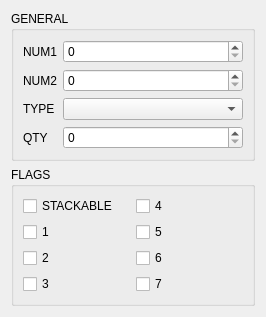
<?xml version="1.0" encoding="UTF-8"?>
<ui version="4.0">
 <class>ImportantTabForm</class>
 <widget class="QWidget" name="ImportantTabForm">
  <property name="windowTitle">
   <string notr="true">Form</string>
  </property>
  <layout class="QVBoxLayout" name="verticalLayout">
   <item>
    <widget class="QGroupBox" name="groupBox_4">
     <property name="title">
      <string>GENERAL</string>
     </property>
     <layout class="QVBoxLayout" name="verticalLayout_2">
      <item>
       <layout class="QFormLayout" name="formLayout">
        <item row="0" column="0">
         <widget class="QLabel" name="num1Label">
          <property name="text">
           <string>NUM1</string>
          </property>
         </widget>
        </item>
        <item row="0" column="1">
         <widget class="QSpinBox" name="num1SB">
          <property name="maximum">
           <number>65535</number>
          </property>
         </widget>
        </item>
        <item row="1" column="0">
         <widget class="QLabel" name="num2Label">
          <property name="text">
           <string>NUM2</string>
          </property>
         </widget>
        </item>
        <item row="1" column="1">
         <widget class="QSpinBox" name="num2SB">
          <property name="maximum">
           <number>65535</number>
          </property>
         </widget>
        </item>
        <item row="2" column="0">
         <widget class="QLabel" name="itemLabel">
          <property name="text">
           <string>TYPE</string>
          </property>
         </widget>
        </item>
        <item row="2" column="1">
         <widget class="QComboBox" name="itemCB">
          <property name="minimumSize">
           <size>
            <width>180</width>
            <height>0</height>
           </size>
          </property>
         </widget>
        </item>
        <item row="3" column="0">
         <widget class="QLabel" name="countLabel">
          <property name="text">
           <string>QTY</string>
          </property>
         </widget>
        </item>
        <item row="3" column="1">
         <widget class="QSpinBox" name="countSB"/>
        </item>
       </layout>
      </item>
     </layout>
    </widget>
   </item>
   <item>
    <widget class="QGroupBox" name="groupBox">
     <property name="title">
      <string>FLAGS</string>
     </property>
     <layout class="QGridLayout" name="gridLayout">
      <item row="2" column="0">
       <widget class="QCheckBox" name="flag2CB">
        <property name="text">
         <string>2</string>
        </property>
       </widget>
      </item>
      <item row="0" column="0">
       <widget class="QCheckBox" name="flag0CB">
        <property name="text">
         <string>STACKABLE</string>
        </property>
       </widget>
      </item>
      <item row="3" column="0">
       <widget class="QCheckBox" name="flag1CB">
        <property name="text">
         <string>3</string>
        </property>
       </widget>
      </item>
      <item row="1" column="0">
       <widget class="QCheckBox" name="flag3CB">
        <property name="text">
         <string>1</string>
        </property>
       </widget>
      </item>
      <item row="0" column="1">
       <widget class="QCheckBox" name="flag4CB">
        <property name="text">
         <string>4</string>
        </property>
       </widget>
      </item>
      <item row="1" column="1">
       <widget class="QCheckBox" name="flag5CB">
        <property name="text">
         <string>5</string>
        </property>
       </widget>
      </item>
      <item row="2" column="1">
       <widget class="QCheckBox" name="flag6CB">
        <property name="text">
         <string>6</string>
        </property>
       </widget>
      </item>
      <item row="3" column="1">
       <widget class="QCheckBox" name="flag7CB">
        <property name="text">
         <string>7</string>
        </property>
       </widget>
      </item>
     </layout>
    </widget>
   </item>
  </layout>
 </widget>
 <resources/>
 <connections/>
</ui>
